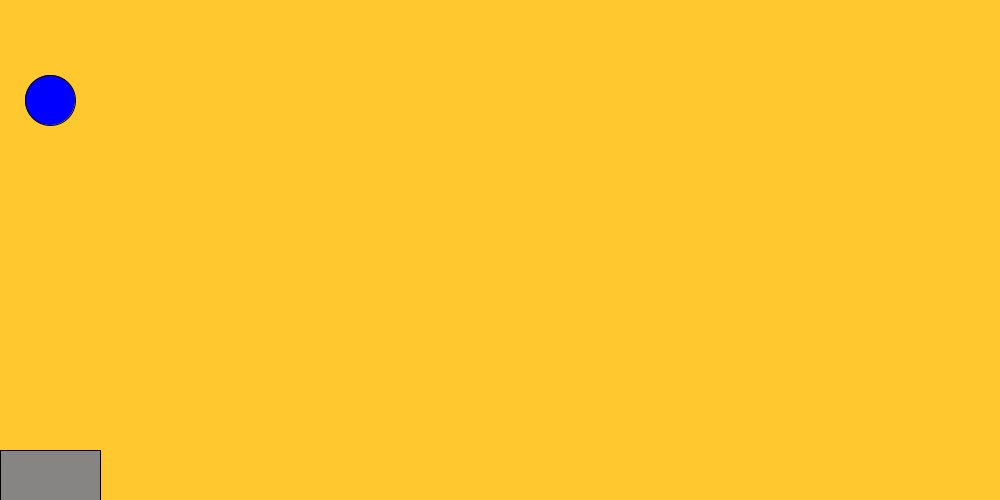
Frame 1 (no input)
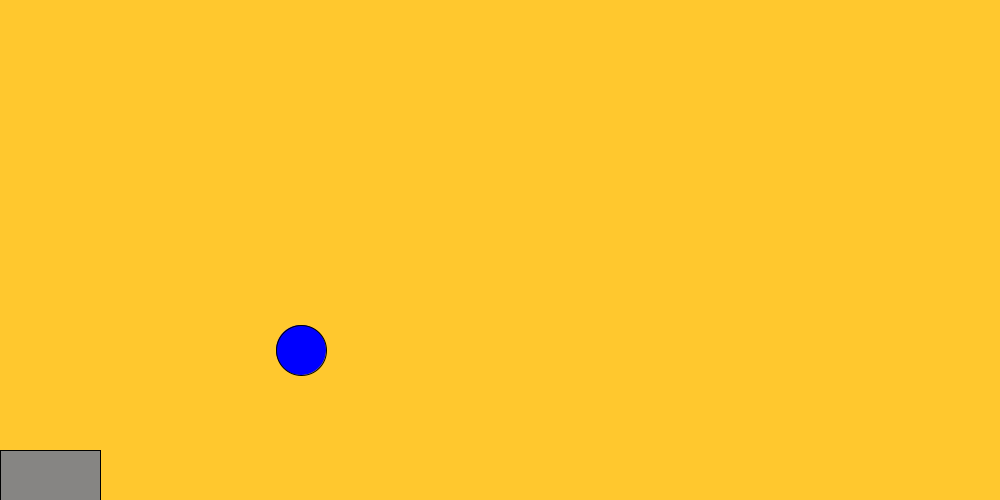
Frame 60 (the mouse pressed at the canvas centre just before this capture)
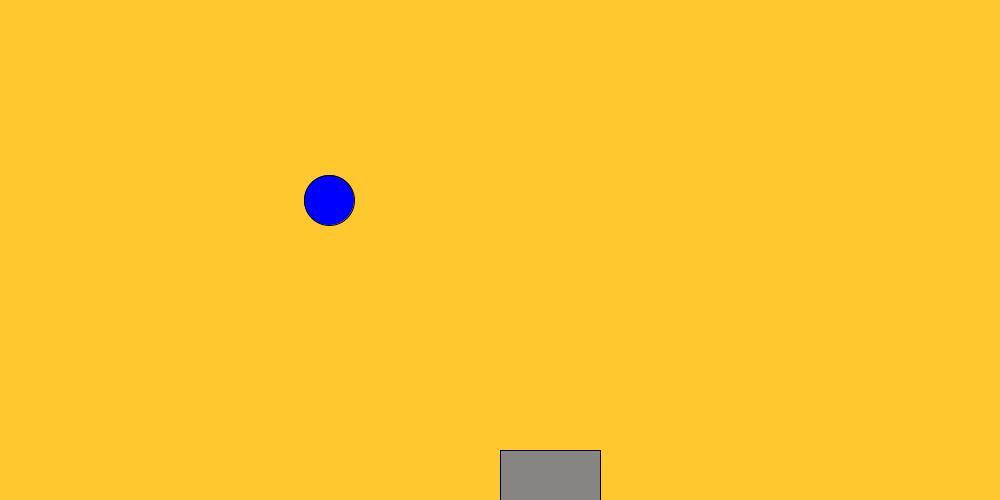
Frame 120 (the mouse held since frame 60 and released just before this capture)

The Processing sketch that drew these frames (run headless with seeded random() and noise(); from frame 60 on, the mouse is pressed at the canvas centre):

// Processing sketch: rain_game
// ── rain_game.pde
int speed = 50;
int x = 50;
int y = 50;
int z = 50;
void setup( ){
size(1000,500);
  

}

void draw(  ) {
  background(#FFC82E);                  // /\/ / /\/ _/ /\



if (y == 500){
y = 50;
   x = (int) random(950);
}
  fill(0,0,255);
  stroke(0,0,0);
  ellipse(x,y+=speed,50,50);
fill(#868583);
rect(mouseX, 450, 100,50);
}





void drop (){
fill(100,140,200);
stroke(0,0,0);
ellipse(50,y++,50,50);

}


void newDrop (){
fill(100,140,200);
stroke(0,0,0);
ellipse(50,z++,50,50);

}
